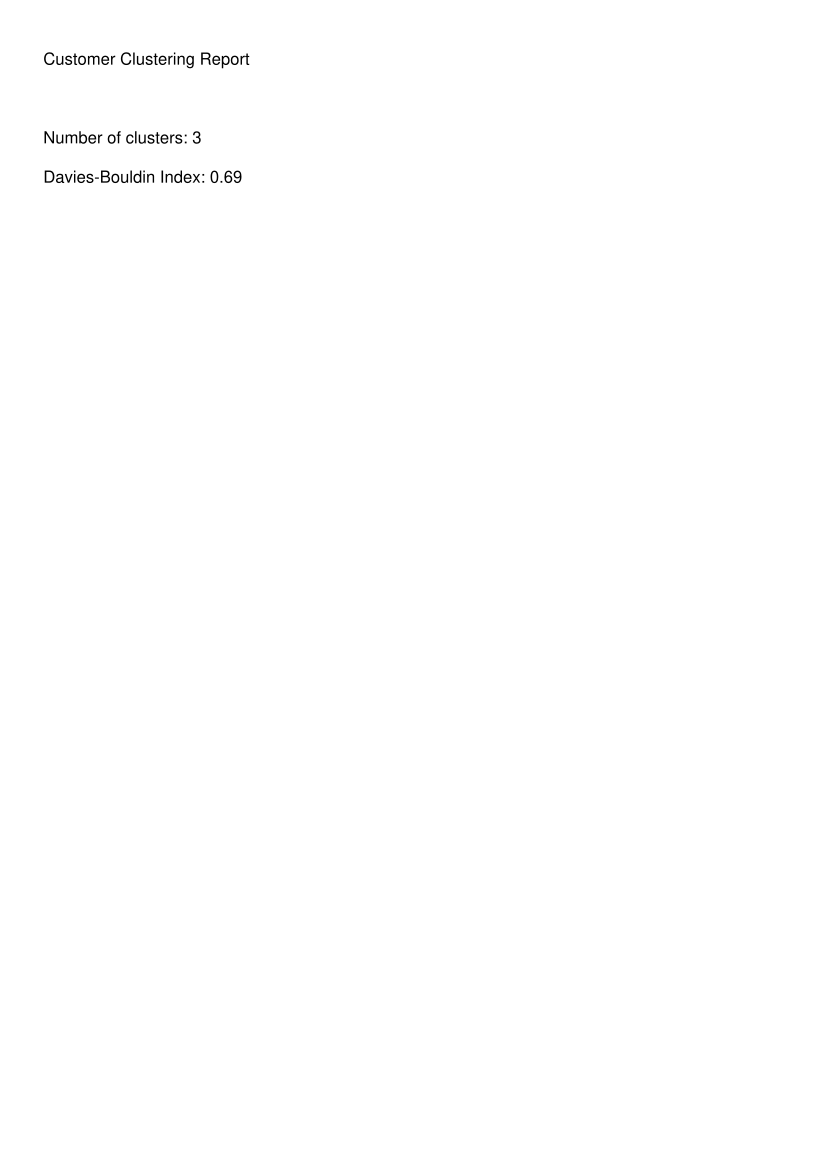

The script that drew this image:
import pandas as pd
from sklearn.cluster import KMeans
from sklearn.preprocessing import StandardScaler
from sklearn.metrics import davies_bouldin_score
import matplotlib.pyplot as plt
import seaborn as sns

# Load data
customers = pd.read_csv('Customers.csv')
transactions = pd.read_csv('Transactions.csv')

# Aggregate transaction data per customer
customer_transactions = transactions.groupby('CustomerID').agg({'TotalValue': 'sum', 'Quantity': 'sum'}).reset_index()
customer_data = pd.merge(customers, customer_transactions, on='CustomerID', how='left').fillna(0)

# Feature selection and scaling
features = ['TotalValue', 'Quantity']
scaler = StandardScaler()
X = scaler.fit_transform(customer_data[features])

# Apply KMeans clustering
optimal_clusters = 3
kmeans = KMeans(n_clusters=optimal_clusters, random_state=42, n_init=10)
customer_data['Cluster'] = kmeans.fit_predict(X)

# Evaluate using Davies-Bouldin Index
db_index = davies_bouldin_score(X, customer_data['Cluster'])
print(f"Davies-Bouldin Index: {db_index:.2f}")

# Save clustering report to PDF
from fpdf import FPDF

pdf = FPDF()
pdf.add_page()
pdf.set_font("Arial", size=12)
pdf.multi_cell(0, 10, f"Customer Clustering Report\n\nNumber of clusters: {optimal_clusters}\nDavies-Bouldin Index: {db_index:.2f}\n")
pdf.output("Aditya_Harikantra_Clustering.pdf")

# Visualization of clusters
plt.figure(figsize=(8, 6))
sns.scatterplot(x=customer_data['TotalValue'], y=customer_data['Quantity'], hue=customer_data['Cluster'], palette='viridis')
plt.title('Customer Segmentation')
plt.xlabel('Total Value')
plt.ylabel('Quantity')
plt.legend(title='Cluster')
plt.grid()
plt.show()
